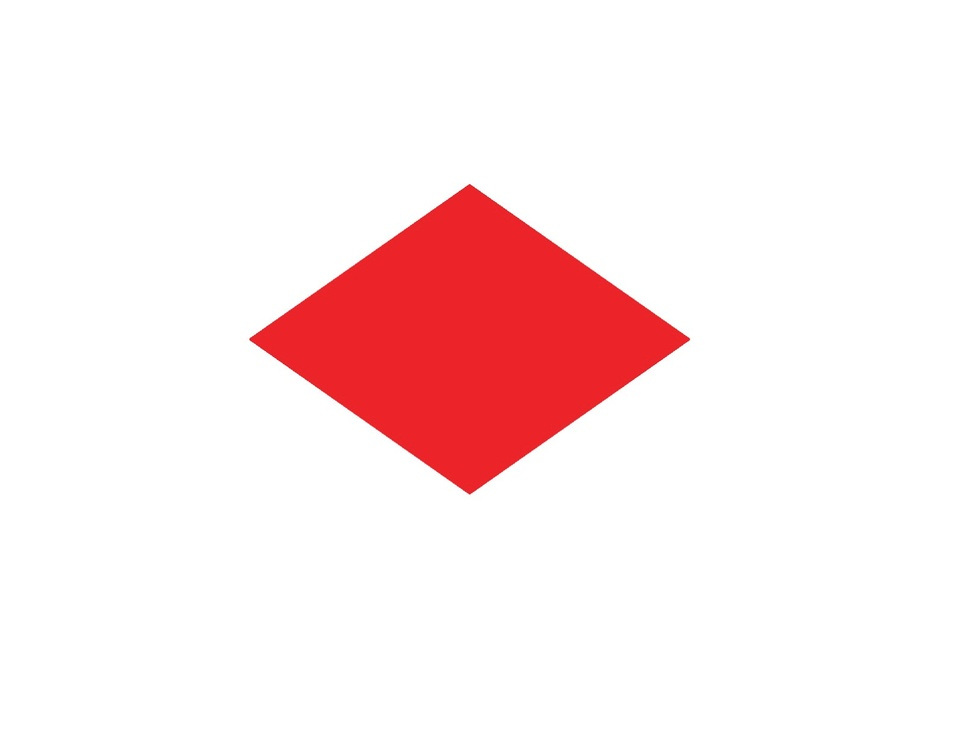
#> input picture red.jpeg, 964 x 732 px, shrunk from 1600 x 1216 before the run
$ python 'soru8(2).py'
#> lines starting #> are read from the running program, lines starting #| are printed output that depends on the picture; after the words box and inside, x2 and y2 are one past the last pixel; in counts of white or black regions, pixels touching at a corner belong together
import cv2
import numpy as np

image = cv2.imread("red.jpeg")
#> image is the input picture: shape (732, 964, 3); mean B, G, R 234.1, 233.5, 253
gray = cv2.cvtColor(image, cv2.COLOR_BGR2GRAY)
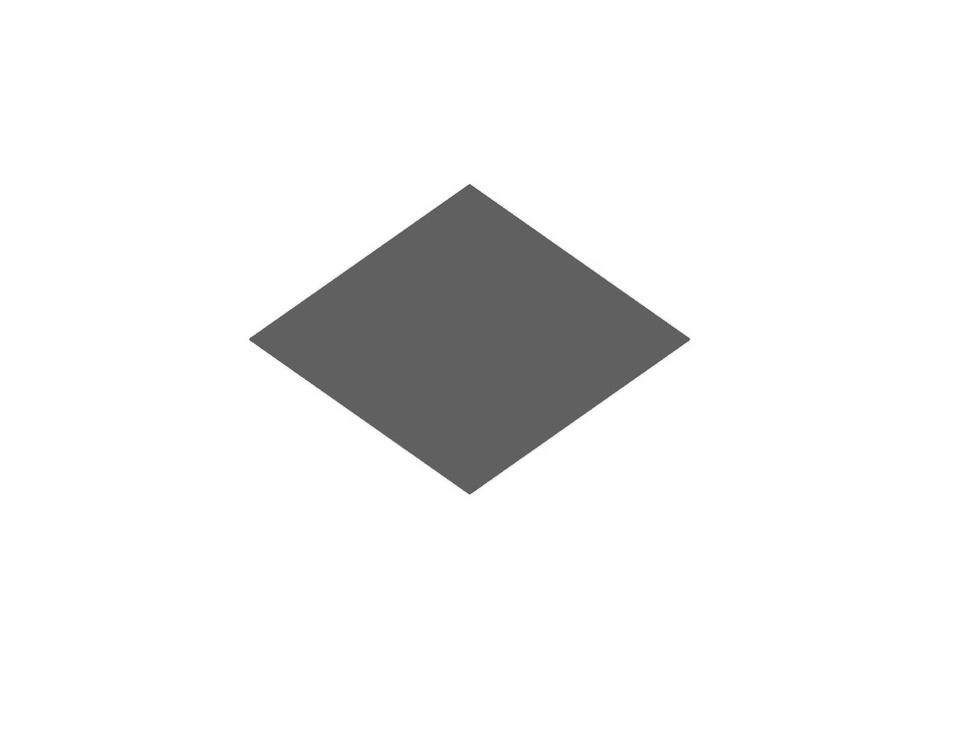
#> gray: shape (732, 964); min 75, max 255, mean 239.4
blur = cv2.GaussianBlur(gray, (5, 5),
                       cv2.BORDER_DEFAULT)
ret, thresh = cv2.threshold(blur, 200, 255,
                           cv2.THRESH_BINARY_INV)
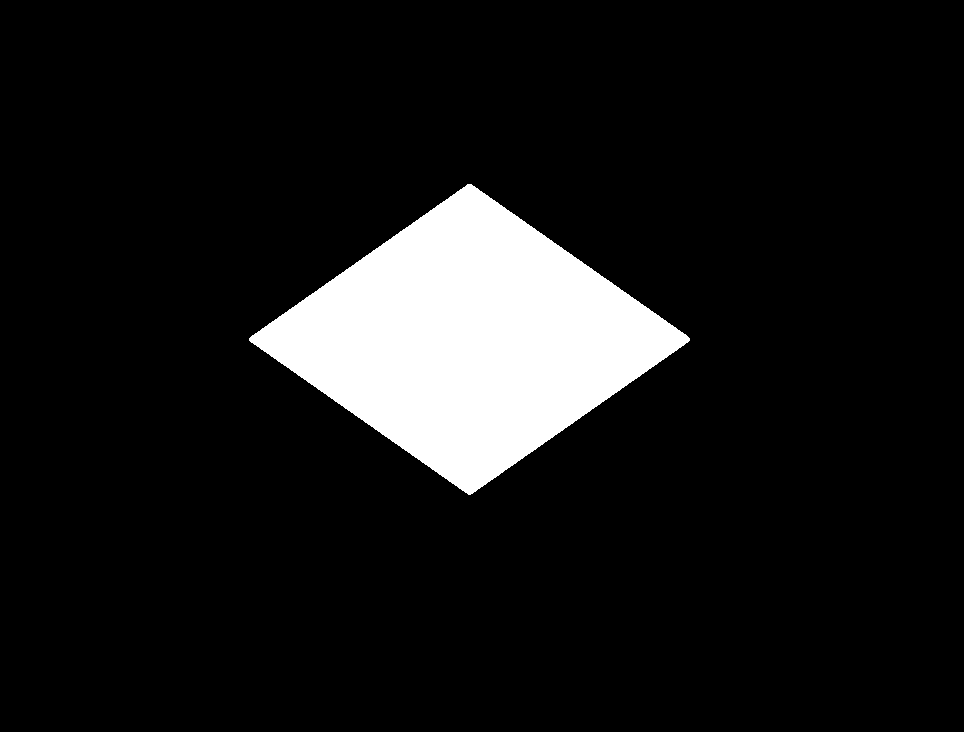
#> thresh: shape (732, 964); 9.9% white; 1 white region


contours, hierarchies = cv2.findContours(
    thresh, cv2.RETR_LIST, cv2.CHAIN_APPROX_SIMPLE)
#> contours = 1 contour; box (x1, y1, x2, y2) and area: (249, 184, 690, 495) 69213


blank = np.zeros(thresh.shape[:2],
                 dtype='uint8')

cv2.drawContours(blank, contours, -1,
                (255, 0, 0), 1)
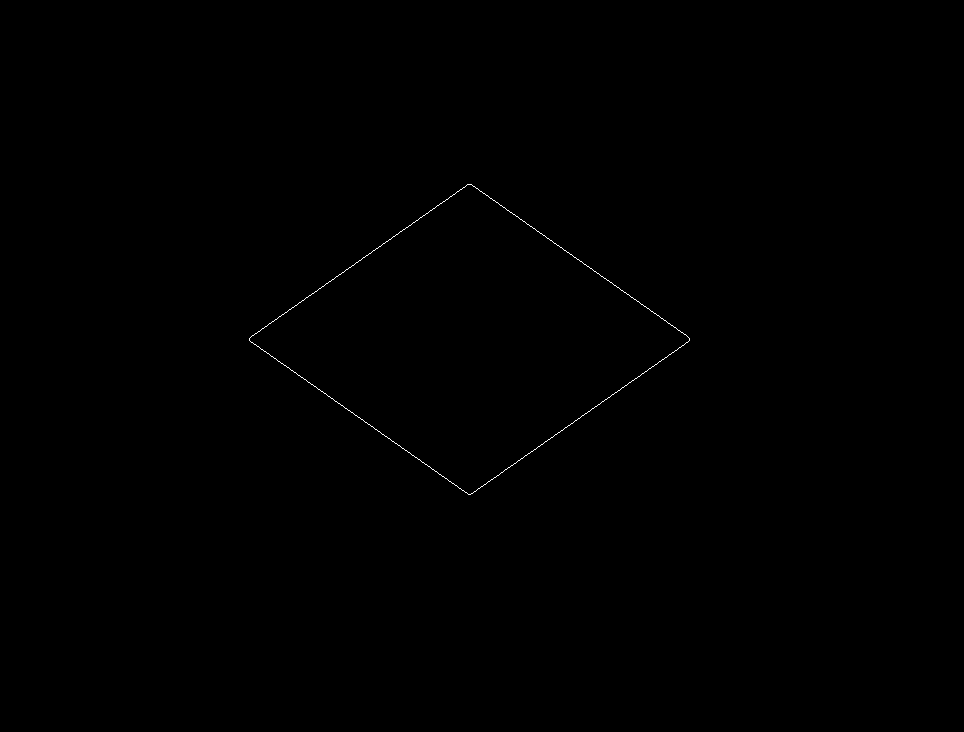
#> blank: shape (732, 964); 0.13% white in thin lines or dots, all inside (x1, y1, x2, y2) = (249, 184, 690, 495)


for i in contours:
	M = cv2.moments(i)
	if M['m00'] != 0:
		cx = int(M['m10']/M['m00'])
		cy = int(M['m01']/M['m00'])
	print(f"x: {cx} y: {cy}")
#> this loop made 1 pass
#> (cx, cy) on pass 1: (469, 338)
#| x: 469 y: 338
